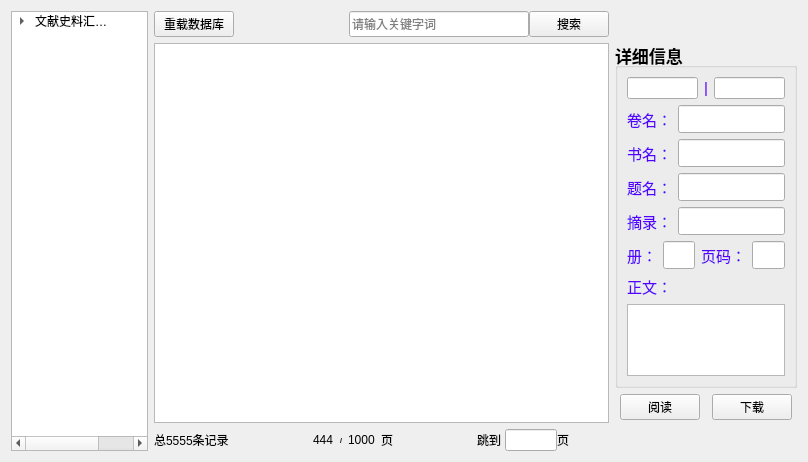
<?xml version="1.0" encoding="UTF-8"?>
<ui version="4.0">
 <class>HMCListWidget</class>
 <widget class="QWidget" name="HMCListWidget">
  <property name="geometry">
   <rect>
    <x>0</x>
    <y>0</y>
    <width>808</width>
    <height>462</height>
   </rect>
  </property>
  <property name="font">
   <font>
    <pointsize>9</pointsize>
   </font>
  </property>
  <property name="windowTitle">
   <string>Form</string>
  </property>
  <layout class="QHBoxLayout" name="horizontalLayout_20" stretch="3,10,4">
   <item>
    <widget class="QTreeWidget" name="treeWidgetClass">
     <property name="autoExpandDelay">
      <number>-1</number>
     </property>
     <property name="headerHidden">
      <bool>true</bool>
     </property>
     <column>
      <property name="text">
       <string>1</string>
      </property>
     </column>
     <column>
      <property name="text">
       <string>新建列</string>
      </property>
     </column>
     <item>
      <property name="text">
       <string>文献史料汇编库</string>
      </property>
      <item>
       <property name="text">
        <string>正史类</string>
       </property>
      </item>
      <item>
       <property name="text">
        <string>笔记诗文集类</string>
       </property>
      </item>
      <item>
       <property name="text">
        <string>编年史类</string>
       </property>
      </item>
      <item>
       <property name="text">
        <string>地志类</string>
       </property>
      </item>
      <item>
       <property name="text">
        <string>民间文献类</string>
       </property>
       <item>
        <property name="text">
         <string>石刻、碑刻文献</string>
        </property>
       </item>
       <item>
        <property name="text">
         <string>族谱</string>
        </property>
       </item>
      </item>
      <item>
       <property name="text">
        <string>外国文献类</string>
       </property>
       <item>
        <property name="text">
         <string>东亚地区文献</string>
        </property>
       </item>
       <item>
        <property name="text">
         <string>欧美文献</string>
        </property>
       </item>
      </item>
      <item>
       <property name="text">
        <string>诏令奏议类</string>
       </property>
      </item>
      <item>
       <property name="text">
        <string>其他史类</string>
       </property>
      </item>
     </item>
    </widget>
   </item>
   <item>
    <layout class="QVBoxLayout" name="verticalLayout">
     <item>
      <layout class="QHBoxLayout" name="horizontalLayout_7">
       <item>
        <widget class="QPushButton" name="pbnReload">
         <property name="text">
          <string>重载数据库</string>
         </property>
         <property name="icon">
          <iconset>
           <normalon>:/PIC/Reflash.png</normalon>
          </iconset>
         </property>
        </widget>
       </item>
       <item>
        <spacer name="horizontalSpacer_6">
         <property name="orientation">
          <enum>Qt::Horizontal</enum>
         </property>
         <property name="sizeHint" stdset="0">
          <size>
           <width>40</width>
           <height>20</height>
          </size>
         </property>
        </spacer>
       </item>
       <item>
        <layout class="QHBoxLayout" name="horizontalLayout_6">
         <property name="spacing">
          <number>0</number>
         </property>
         <item>
          <widget class="QLineEdit" name="lineEditKeyWorld">
           <property name="minimumSize">
            <size>
             <width>180</width>
             <height>24</height>
            </size>
           </property>
           <property name="maximumSize">
            <size>
             <width>16777215</width>
             <height>30</height>
            </size>
           </property>
           <property name="placeholderText">
            <string>请输入关键字词</string>
           </property>
          </widget>
         </item>
         <item>
          <widget class="QPushButton" name="pbnSearch">
           <property name="maximumSize">
            <size>
             <width>100</width>
             <height>30</height>
            </size>
           </property>
           <property name="text">
            <string>搜索</string>
           </property>
           <property name="icon">
            <iconset>
             <normalon>:/PIC/queryit.png</normalon>
            </iconset>
           </property>
          </widget>
         </item>
        </layout>
       </item>
      </layout>
     </item>
     <item>
      <widget class="QTableView" name="tableView"/>
     </item>
     <item>
      <layout class="QHBoxLayout" name="horizontalLayout_4">
       <item>
        <widget class="QLabel" name="labelTotalRecord">
         <property name="text">
          <string>总5555条记录</string>
         </property>
        </widget>
       </item>
       <item>
        <spacer name="horizontalSpacer">
         <property name="orientation">
          <enum>Qt::Horizontal</enum>
         </property>
         <property name="sizeHint" stdset="0">
          <size>
           <width>40</width>
           <height>20</height>
          </size>
         </property>
        </spacer>
       </item>
       <item>
        <layout class="QHBoxLayout" name="horizontalLayout_2">
         <item>
          <widget class="QPushButton" name="pbnUppage">
           <property name="text">
            <string/>
           </property>
           <property name="icon">
            <iconset>
             <normalon>:/PIC/PageUp.png</normalon>
            </iconset>
           </property>
           <property name="flat">
            <bool>true</bool>
           </property>
          </widget>
         </item>
         <item>
          <layout class="QHBoxLayout" name="horizontalLayout">
           <item>
            <widget class="QLabel" name="labelCurrentPage">
             <property name="text">
              <string>444</string>
             </property>
            </widget>
           </item>
           <item>
            <widget class="QLabel" name="label">
             <property name="font">
              <font>
               <pointsize>5</pointsize>
               <weight>75</weight>
               <bold>true</bold>
              </font>
             </property>
             <property name="text">
              <string>/</string>
             </property>
            </widget>
           </item>
           <item>
            <widget class="QLabel" name="labelPages">
             <property name="text">
              <string>1000</string>
             </property>
            </widget>
           </item>
           <item>
            <widget class="QLabel" name="label_2">
             <property name="text">
              <string>页</string>
             </property>
            </widget>
           </item>
          </layout>
         </item>
         <item>
          <widget class="QPushButton" name="pbnDownpage">
           <property name="text">
            <string/>
           </property>
           <property name="icon">
            <iconset>
             <normalon>:/PIC/PageDown.png</normalon>
            </iconset>
           </property>
           <property name="flat">
            <bool>true</bool>
           </property>
          </widget>
         </item>
        </layout>
       </item>
       <item>
        <spacer name="horizontalSpacer_2">
         <property name="orientation">
          <enum>Qt::Horizontal</enum>
         </property>
         <property name="sizeHint" stdset="0">
          <size>
           <width>40</width>
           <height>20</height>
          </size>
         </property>
        </spacer>
       </item>
       <item>
        <layout class="QHBoxLayout" name="horizontalLayout_3">
         <property name="spacing">
          <number>0</number>
         </property>
         <item>
          <widget class="QLabel" name="label_3">
           <property name="maximumSize">
            <size>
             <width>80</width>
             <height>16777215</height>
            </size>
           </property>
           <property name="text">
            <string>跳到 </string>
           </property>
          </widget>
         </item>
         <item>
          <widget class="QLineEdit" name="lineEditGotoPage">
           <property name="minimumSize">
            <size>
             <width>24</width>
             <height>0</height>
            </size>
           </property>
           <property name="maximumSize">
            <size>
             <width>60</width>
             <height>16777215</height>
            </size>
           </property>
           <property name="text">
            <string/>
           </property>
          </widget>
         </item>
         <item>
          <widget class="QLabel" name="label_4">
           <property name="maximumSize">
            <size>
             <width>40</width>
             <height>16777215</height>
            </size>
           </property>
           <property name="text">
            <string>页</string>
           </property>
          </widget>
         </item>
         <item>
          <widget class="QPushButton" name="pbnGotoPage">
           <property name="maximumSize">
            <size>
             <width>50</width>
             <height>16777215</height>
            </size>
           </property>
           <property name="text">
            <string/>
           </property>
           <property name="icon">
            <iconset>
             <normalon>:/PIC/Goto.png</normalon>
            </iconset>
           </property>
           <property name="flat">
            <bool>true</bool>
           </property>
          </widget>
         </item>
        </layout>
       </item>
      </layout>
     </item>
    </layout>
   </item>
   <item>
    <layout class="QVBoxLayout" name="verticalLayout_5" stretch="1,11,1,1">
     <item>
      <spacer name="verticalSpacer_2">
       <property name="orientation">
        <enum>Qt::Vertical</enum>
       </property>
       <property name="sizeHint" stdset="0">
        <size>
         <width>20</width>
         <height>40</height>
        </size>
       </property>
      </spacer>
     </item>
     <item>
      <widget class="QGroupBox" name="groupBox">
       <property name="font">
        <font>
         <pointsize>13</pointsize>
         <weight>75</weight>
         <bold>true</bold>
        </font>
       </property>
       <property name="styleSheet">
        <string notr="true"/>
       </property>
       <property name="title">
        <string>详细信息</string>
       </property>
       <layout class="QVBoxLayout" name="verticalLayout_4">
        <item>
         <layout class="QVBoxLayout" name="verticalLayout_3">
          <item>
           <layout class="QHBoxLayout" name="horizontalLayout_19">
            <item>
             <layout class="QHBoxLayout" name="horizontalLayout_17">
              <item>
               <widget class="QLineEdit" name="lineEditClass1">
                <property name="font">
                 <font>
                  <pointsize>9</pointsize>
                  <weight>50</weight>
                  <bold>false</bold>
                 </font>
                </property>
               </widget>
              </item>
              <item>
               <widget class="QLabel" name="label_18">
                <property name="font">
                 <font>
                  <family>Arial</family>
                  <pointsize>11</pointsize>
                  <weight>50</weight>
                  <bold>false</bold>
                 </font>
                </property>
                <property name="styleSheet">
                 <string notr="true">color: rgb(85, 0, 255);</string>
                </property>
                <property name="text">
                 <string>|</string>
                </property>
               </widget>
              </item>
              <item>
               <widget class="QLineEdit" name="lineEditClass2">
                <property name="font">
                 <font>
                  <pointsize>9</pointsize>
                  <weight>50</weight>
                  <bold>false</bold>
                 </font>
                </property>
               </widget>
              </item>
             </layout>
            </item>
            <item>
             <spacer name="horizontalSpacer_7">
              <property name="orientation">
               <enum>Qt::Horizontal</enum>
              </property>
              <property name="sizeHint" stdset="0">
               <size>
                <width>40</width>
                <height>20</height>
               </size>
              </property>
             </spacer>
            </item>
           </layout>
          </item>
          <item>
           <layout class="QHBoxLayout" name="horizontalLayout_10">
            <item>
             <widget class="QLabel" name="label_10">
              <property name="font">
               <font>
                <family>Arial</family>
                <pointsize>11</pointsize>
                <weight>50</weight>
                <bold>false</bold>
               </font>
              </property>
              <property name="styleSheet">
               <string notr="true">color: rgb(85, 0, 255);</string>
              </property>
              <property name="text">
               <string>卷名：</string>
              </property>
             </widget>
            </item>
            <item>
             <widget class="QLineEdit" name="lineEditFileLabel">
              <property name="font">
               <font>
                <pointsize>13</pointsize>
                <weight>50</weight>
                <bold>false</bold>
               </font>
              </property>
             </widget>
            </item>
           </layout>
          </item>
          <item>
           <layout class="QHBoxLayout" name="horizontalLayout_11">
            <item>
             <widget class="QLabel" name="label_5">
              <property name="font">
               <font>
                <family>Arial</family>
                <pointsize>11</pointsize>
                <weight>50</weight>
                <bold>false</bold>
               </font>
              </property>
              <property name="styleSheet">
               <string notr="true">color: rgb(85, 0, 255);</string>
              </property>
              <property name="text">
               <string>书名：</string>
              </property>
             </widget>
            </item>
            <item>
             <widget class="QLineEdit" name="lineEditBookName">
              <property name="font">
               <font>
                <pointsize>13</pointsize>
                <weight>50</weight>
                <bold>false</bold>
               </font>
              </property>
             </widget>
            </item>
           </layout>
          </item>
          <item>
           <layout class="QHBoxLayout" name="horizontalLayout_12">
            <item>
             <widget class="QLabel" name="label_7">
              <property name="font">
               <font>
                <family>Arial</family>
                <pointsize>11</pointsize>
                <weight>50</weight>
                <bold>false</bold>
               </font>
              </property>
              <property name="styleSheet">
               <string notr="true">color: rgb(85, 0, 255);</string>
              </property>
              <property name="text">
               <string>题名：</string>
              </property>
             </widget>
            </item>
            <item>
             <widget class="QLineEdit" name="lineEditTitleName">
              <property name="font">
               <font>
                <family>Arial</family>
                <pointsize>13</pointsize>
                <weight>50</weight>
                <bold>false</bold>
               </font>
              </property>
             </widget>
            </item>
           </layout>
          </item>
          <item>
           <layout class="QHBoxLayout" name="horizontalLayout_8">
            <item>
             <widget class="QLabel" name="label_11">
              <property name="font">
               <font>
                <family>Arial</family>
                <pointsize>11</pointsize>
                <weight>50</weight>
                <bold>false</bold>
               </font>
              </property>
              <property name="styleSheet">
               <string notr="true">color: rgb(85, 0, 255);</string>
              </property>
              <property name="text">
               <string>摘录：</string>
              </property>
             </widget>
            </item>
            <item>
             <widget class="QLineEdit" name="lineEditQuote">
              <property name="font">
               <font>
                <pointsize>13</pointsize>
                <weight>50</weight>
                <bold>false</bold>
               </font>
              </property>
             </widget>
            </item>
           </layout>
          </item>
          <item>
           <layout class="QHBoxLayout" name="horizontalLayout_15">
            <item>
             <layout class="QHBoxLayout" name="horizontalLayout_14">
              <item>
               <widget class="QLabel" name="label_14">
                <property name="font">
                 <font>
                  <family>Arial</family>
                  <pointsize>11</pointsize>
                  <weight>50</weight>
                  <bold>false</bold>
                 </font>
                </property>
                <property name="styleSheet">
                 <string notr="true">color: rgb(85, 0, 255);</string>
                </property>
                <property name="text">
                 <string>册：</string>
                </property>
               </widget>
              </item>
              <item>
               <widget class="QLineEdit" name="lineEditVolume">
                <property name="font">
                 <font>
                  <pointsize>13</pointsize>
                  <weight>50</weight>
                  <bold>false</bold>
                 </font>
                </property>
               </widget>
              </item>
             </layout>
            </item>
            <item>
             <layout class="QHBoxLayout" name="horizontalLayout_13">
              <item>
               <widget class="QLabel" name="label_13">
                <property name="font">
                 <font>
                  <family>Arial</family>
                  <pointsize>11</pointsize>
                  <weight>50</weight>
                  <bold>false</bold>
                 </font>
                </property>
                <property name="styleSheet">
                 <string notr="true">color: rgb(85, 0, 255);</string>
                </property>
                <property name="text">
                 <string>页码：</string>
                </property>
               </widget>
              </item>
              <item>
               <widget class="QLineEdit" name="lineEditPages">
                <property name="font">
                 <font>
                  <pointsize>13</pointsize>
                  <weight>50</weight>
                  <bold>false</bold>
                 </font>
                </property>
               </widget>
              </item>
             </layout>
            </item>
           </layout>
          </item>
          <item>
           <layout class="QVBoxLayout" name="verticalLayout_2">
            <item>
             <widget class="QLabel" name="label_21">
              <property name="font">
               <font>
                <family>Arial</family>
                <pointsize>11</pointsize>
                <weight>50</weight>
                <bold>false</bold>
               </font>
              </property>
              <property name="styleSheet">
               <string notr="true">color: rgb(85, 0, 255);</string>
              </property>
              <property name="text">
               <string>正文：</string>
              </property>
             </widget>
            </item>
            <item>
             <widget class="QTextEdit" name="textEditMainText">
              <property name="font">
               <font>
                <pointsize>13</pointsize>
                <weight>50</weight>
                <bold>false</bold>
               </font>
              </property>
             </widget>
            </item>
           </layout>
          </item>
         </layout>
        </item>
       </layout>
      </widget>
     </item>
     <item>
      <layout class="QHBoxLayout" name="horizontalLayout_5">
       <item>
        <spacer name="horizontalSpacer_4">
         <property name="orientation">
          <enum>Qt::Horizontal</enum>
         </property>
         <property name="sizeHint" stdset="0">
          <size>
           <width>40</width>
           <height>20</height>
          </size>
         </property>
        </spacer>
       </item>
       <item>
        <widget class="QPushButton" name="ptnRead">
         <property name="text">
          <string>阅读</string>
         </property>
         <property name="icon">
          <iconset>
           <normalon>:/PIC/阅读文档.png</normalon>
          </iconset>
         </property>
        </widget>
       </item>
       <item>
        <spacer name="horizontalSpacer_3">
         <property name="orientation">
          <enum>Qt::Horizontal</enum>
         </property>
         <property name="sizeHint" stdset="0">
          <size>
           <width>40</width>
           <height>20</height>
          </size>
         </property>
        </spacer>
       </item>
       <item>
        <widget class="QPushButton" name="pbnDownload">
         <property name="text">
          <string>下载</string>
         </property>
         <property name="icon">
          <iconset>
           <normalon>:/PIC/download2.png</normalon>
          </iconset>
         </property>
        </widget>
       </item>
       <item>
        <spacer name="horizontalSpacer_5">
         <property name="orientation">
          <enum>Qt::Horizontal</enum>
         </property>
         <property name="sizeHint" stdset="0">
          <size>
           <width>40</width>
           <height>20</height>
          </size>
         </property>
        </spacer>
       </item>
      </layout>
     </item>
     <item>
      <spacer name="verticalSpacer">
       <property name="orientation">
        <enum>Qt::Vertical</enum>
       </property>
       <property name="sizeHint" stdset="0">
        <size>
         <width>20</width>
         <height>40</height>
        </size>
       </property>
      </spacer>
     </item>
    </layout>
   </item>
  </layout>
 </widget>
 <resources>
  <include location="../RES/img.qrc"/>
 </resources>
 <connections/>
</ui>
